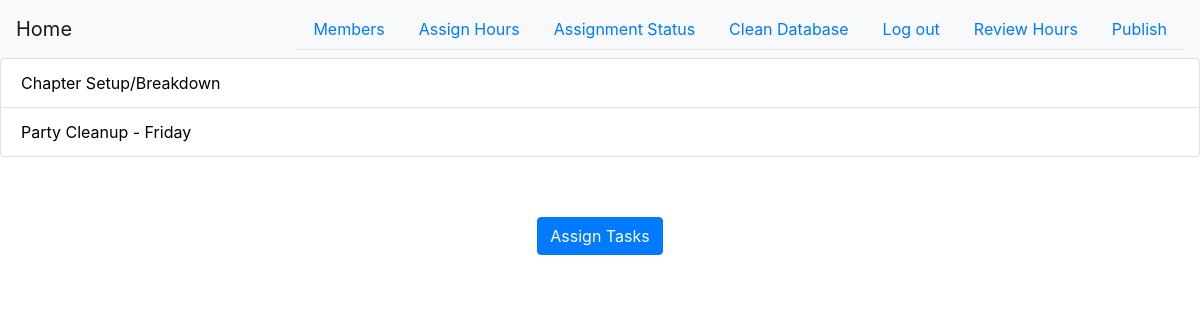
The page /assignment (signed in) on the database its author committed.
### app.py (models this page shows, shortened)
class CleanupHour(db.Model):
    id = db.Column(db.Integer, primary_key=True)
    name = db.Column(db.Text)
    task_id = db.Column(db.Integer)
    day = db.Column(db.Text)
    due_time = db.Column(db.Text)
    worth = db.Column(db.Integer)
    difficulty = db.Column(db.Integer)
    link = db.Column(db.Text)

### app.py (the view)
@app.route('/assignment', methods=['GET', 'POST'])
@login_required
def assignment():
    from utils.components import GenerateScheduleButton, AssignTasksButton
    generate = GenerateScheduleButton()
    try:
        hours_list = CleanupHour.query.all()
    except Exception as e:
        print(e)
        hours_list = []
    if generate.validate_on_submit() and not hours_list:
        from modules.CleanupHourScheduler import schedule_hours
        hours_list = schedule_hours()
        db.session.add_all(hours_list)
        db.session.commit()
        return redirect(url_for('assignment'))
    assign = AssignTasksButton()
    assignments = []
    if assign.validate_on_submit() and hours_list:
        return redirect(url_for('final_assignments'))
    return render_template('assignment.html', generate=generate, hours_list=hours_list, assign=assign,
                           assignments=assignments)

### utils/components.py
class GenerateScheduleButton(FlaskForm):
    submit = SubmitField('Click here to pull the schedule from the google spreadsheet.')

class AssignTasksButton(FlaskForm):
    submit = SubmitField('Assign Tasks')

### app.py (called while the page is built)
@login_manager.user_loader
def load_user(user_id):
    return User.query.get(user_id)

### templates/assignment.html (shortened to what this page needs)
{% extends "base.html" %}
{% block content %}
    {% if hours_list %}
        <ul class="list-group">
            {% for task in hours_list %}
                <li class="list-group-item d-flex justify-content-between align-items-center">
                    <a style="color:black" href="{{ url_for('task_page',identifier=task.id)}}">
                        {{ task.name }}
                    </a>
                </li>
            {% endfor %}
        </ul>
    {% endif %}
    <div class="container" align="center" style="margin-top: 5%">
        <form method="post">
            <div class="form-group">
                {{ assign.submit(class='btn btn-primary') }}
            </div>
        </form>
    </div>
{% endblock %}

### rows shown on the page
CleanupHour: name "Chapter Setup/Breakdown"
CleanupHour: name "Party Cleanup - Friday"
